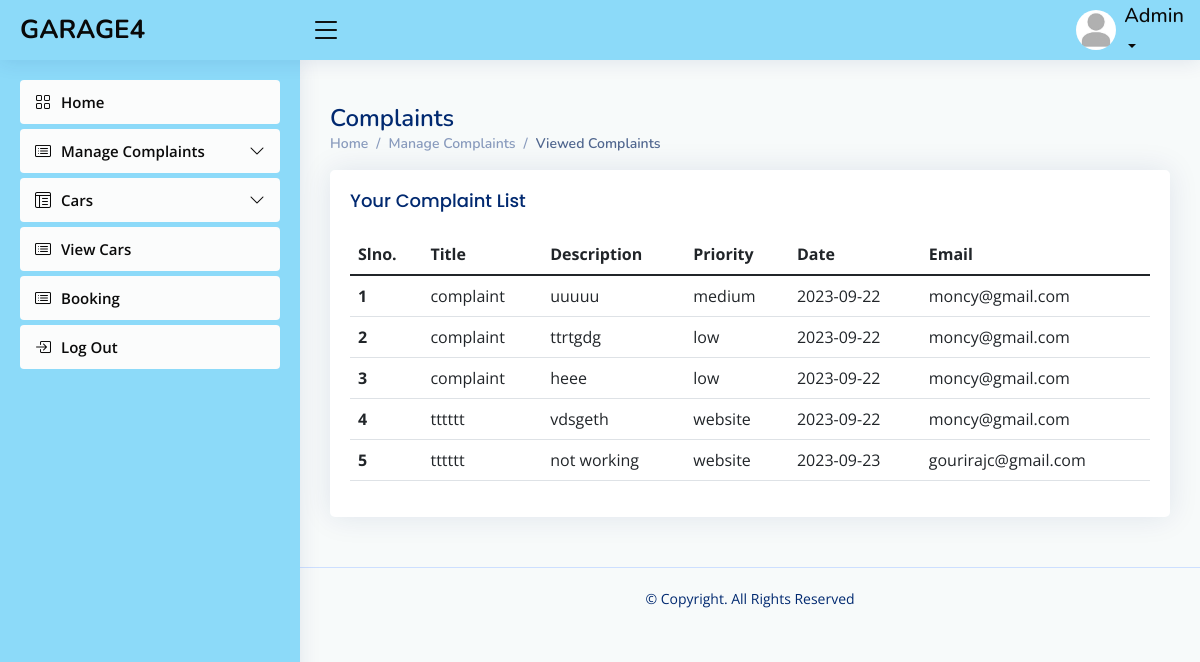
Page /admin/viewedcomplaint.php on the earlier database version.
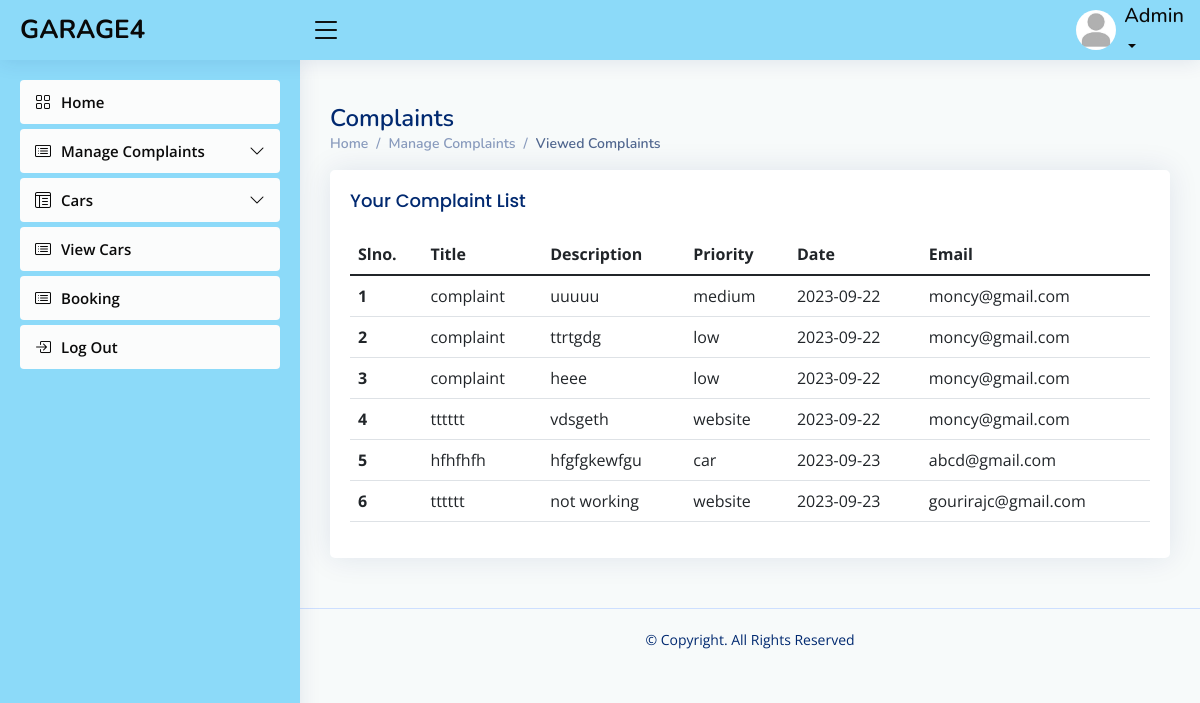
Same page on the later database version.
### tables this page shows
CREATE TABLE `complaint` (
  `complaint_id` int(30) NOT NULL,
  `title` varchar(40) NOT NULL,
  `description` varchar(200) NOT NULL,
  `type` varchar(10) NOT NULL,
  `date` date NOT NULL,
  `email_id` varchar(50) NOT NULL,
  `reply` varchar(10) NOT NULL
);

### connect.php (called while the page is built, shortened)
<?php
$dbname="garage4";
$conn=mysqli_connect("localhost","root","",$dbname);
function select_data($sql)
{
  global $conn;
  $res = mysqli_query($conn, $sql);
  if ($res)
    return $res;
  else
    return False;
}
?>

### admin/viewedcomplaint.php (the view, shortened to what this page needs)
<?php
include("header.php");
?>
  <main id="main" class="main">
    <div class="pagetitle">
      <h1>Complaints</h1>
      <nav>
        <ol class="breadcrumb">
        <li class="breadcrumb-item"><a href="activeuser.php">Home</a></li>
          <li class="breadcrumb-item">Manage Complaints</a></li>
          <li class="breadcrumb-item active">Viewed Complaints</li>
        </ol>
      </nav>
    </div>
    <div class="card">
          <div class="card-body">
            <h5 class="card-title">
            Your Complaint List
            </h5>
    <section class="section dashboard">
      <div class="row">
      <section class="section">
      <div class="row">
        <div class="col-lg-12">
              <table class="table datatable">
                <thead>
                  <tr>
                    <th scope="col">Slno.</th>
                    <th scope="col">Title</th>
                    <th scope="col">Description</th>
                    <th scope="col">Priority</th>
                    <th scope="col">Date</th>
                    <th scope="col">Email</th>
                  </tr>
                </thead>
                <tbody>
                <?php
               $sql = "SELECT * FROM complaint where  reply='1' ";
                $data=select_data($sql);
                $n=1;
                while ($row = mysqli_fetch_assoc($data)) {
                  ?>
                  <tr>
                  <th scope='row'><?php echo $n++; ?></th>
                 <td><?php echo  $row['title'] ?></td>
                 <td> <?php echo $row['description'] ?></td>
                 <td><?php echo $row['type'] ?></td>
                 <td><?php echo $row['date']?></td>
                 <td> <?php echo $row['email_id']  ?></td>
                  <?php
                  }
                  ?>
                </tbody>
              </table>
            </div>
          </div>
        </div>
      </div>
  </main>

Differences in the rows shown:
now on this page (row edited): complaint: title "hfhfhfh", description "hfgfgkewfgu", type "car", date "2023-09-23", email "abcd@gmail.com"
